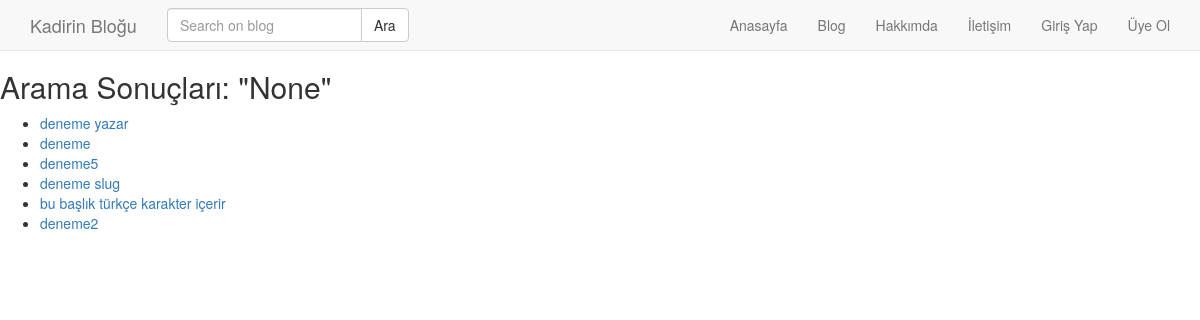
Screenshot of /post/search/ with the database file from the repository.
### post/models.py (models this page shows, shortened)
class Post(models.Model):
    user = models.ForeignKey('auth.User', verbose_name = 'Yazar', on_delete = models.CASCADE)
    title = models.CharField(verbose_name = 'Başlık', max_length = 120)
    text = RichTextField(verbose_name ='İçerik')
    publishing_date = models.DateTimeField(verbose_name = 'Yayınlanma Tarihi', auto_now_add = True)
    image = models.ImageField(null = True, blank = True)
    slug = models.SlugField(unique = True, editable = False, max_length = 130)
    def get_absolute_url(self):
        return reverse('post:detail', kwargs = { 'slug': self.slug })
    class Meta:
        ordering = ['-publishing_date', 'id']

### post/views.py (the view)
# urls.py: path("search/", search_posts, name = "search"),
def search_posts(request):
    post_list = Post.objects.all()
    query = request.GET.get('q')
    if query:
        post_list = post_list.filter(Q(title__icontains = query) |
                                     Q(text__icontains = query) |
                                     Q(user__first_name__icontains = query) |
                                     Q(user__last_name__icontains = query)).distinct()
    return render(request, "search_results.html", {"results": post_list, "query": query})

### templates/search_results.html
{% extends 'base.html' %}
{% block body %}
    <h2>Arama Sonuçları: "{{ query }}"</h2>
    {% if results %}
        <ul>
            {% for post in results %}
                <li><a href="{{ post.get_absolute_url }}" >{{ post.title }}</a></li>
            {% endfor %}
        </ul>
    {% else %}
        <p>Sonuç bulunamadı.</p>
    {% endif %}
{% endblock %}

### static/css/style.css (style rules this page uses)
body { padding-top: 50px; }

### rows the page displays
Post: title "deneme yazar"
Post: title "deneme"
Post: title "deneme5"
Post: title "deneme slug"
Post: title "bu başlık türkçe karakter içerir"
Post: title "deneme2"

### other values shown
{{ query }} "None"
